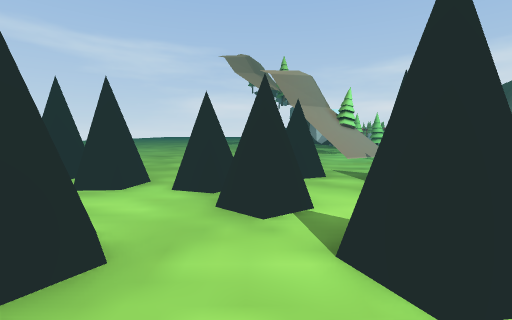
[1] (above)

24 first-person views from a walk through a Unity game level. The camera is 1.4 m above the floor, tilts 6° down and sees 90° across. The floor is counted in squares, 1 m on a side. Each view is taken from the middle of a square. On the plan, view 1 faces up. The plan holds only what a view shows up to about 13 squares ahead; the rest is blank. The place goes on beyond the plan. The player character is not drawn. Some animated figures are left out.

[2]
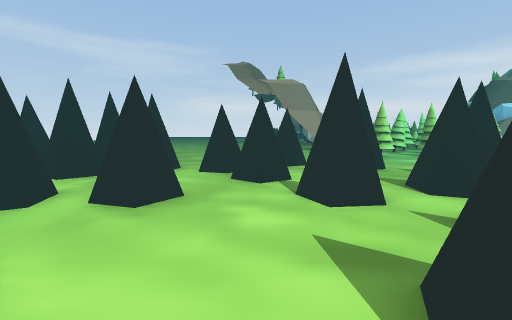

[3]
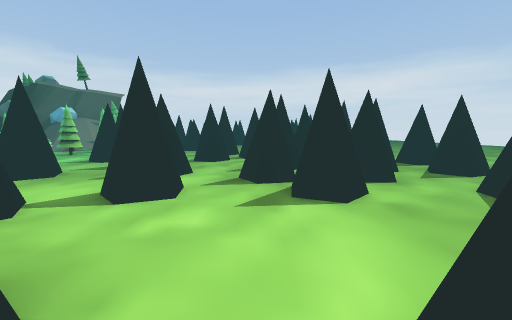

[4]
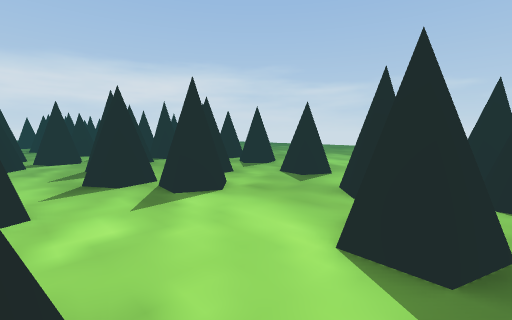

[5]
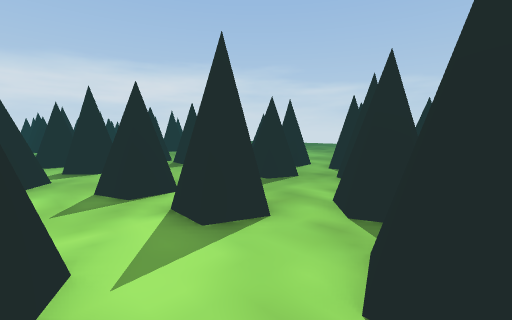

[6]
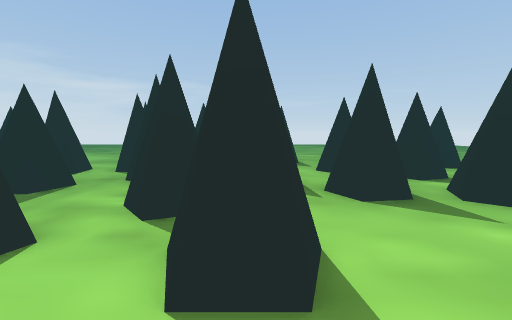

[7]
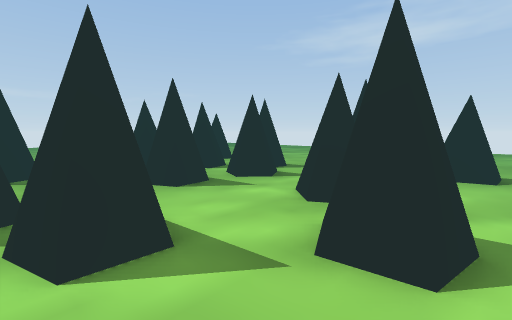

[8]
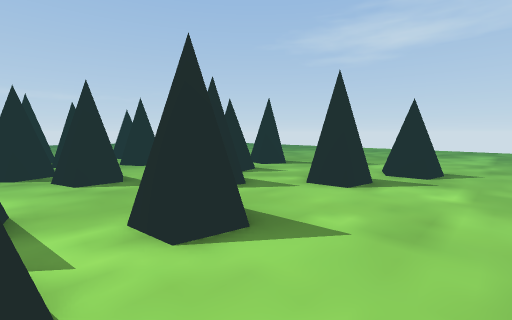

[9]
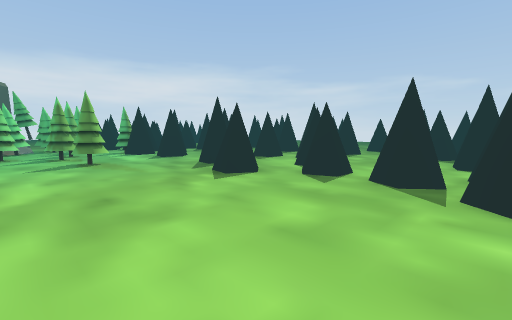

[10]
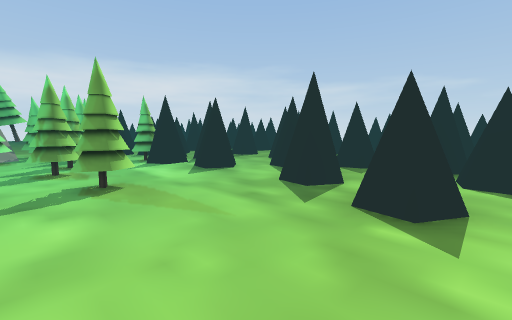

[11]
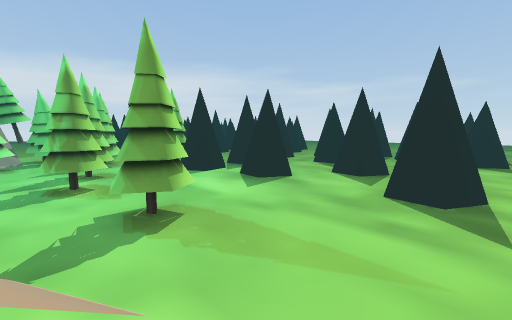

[12]
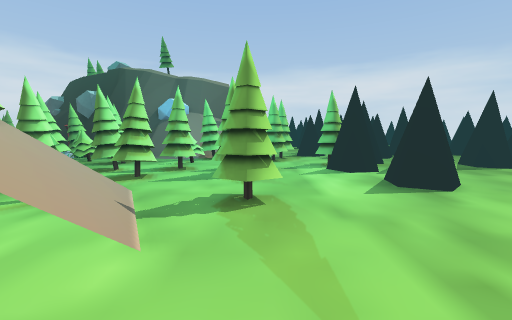

[13]
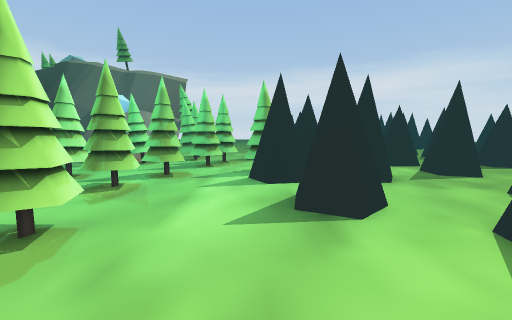

[14]
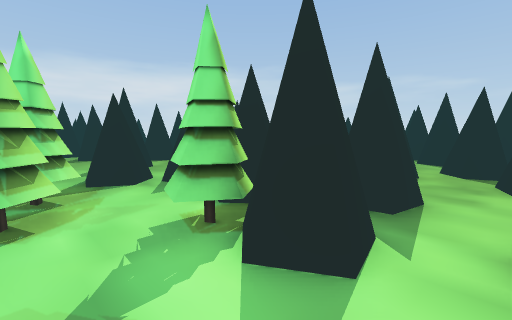

[15]
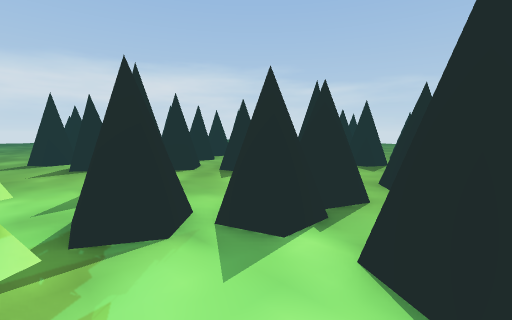

[16]
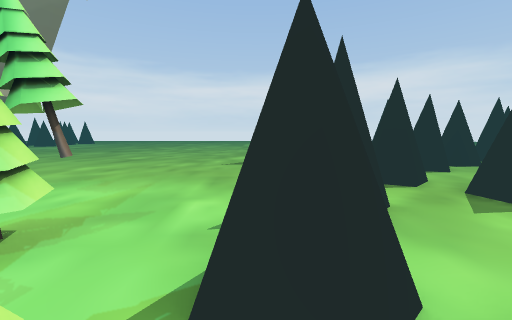

[17]
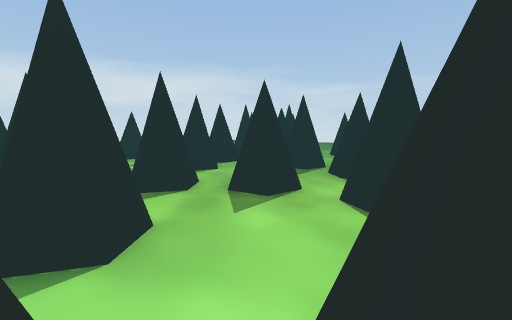

[18]
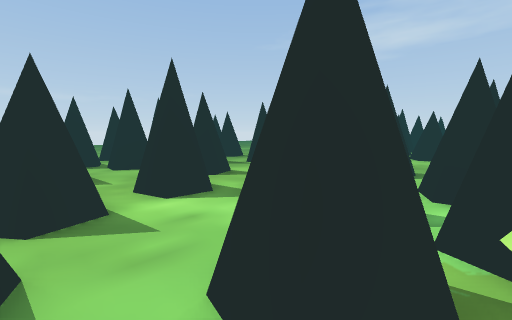

[19]
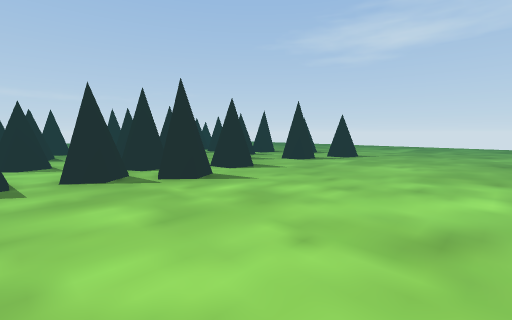

[20]
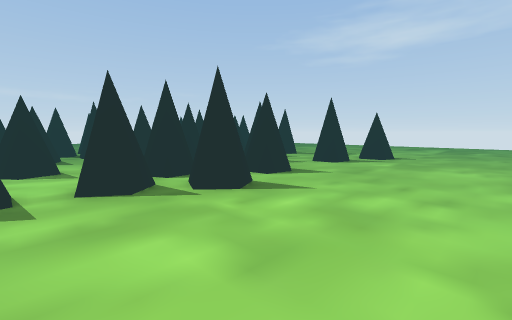

[21]
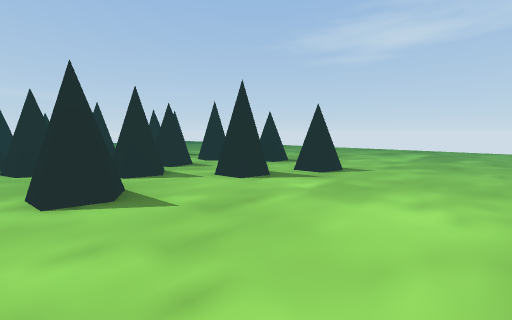

[22]
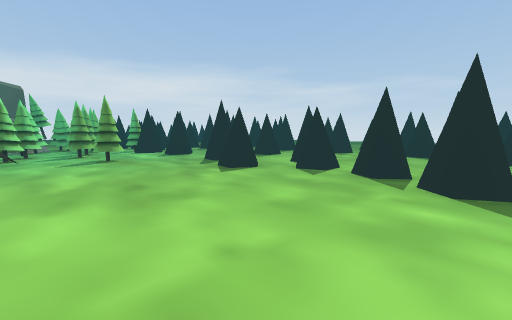

[23]
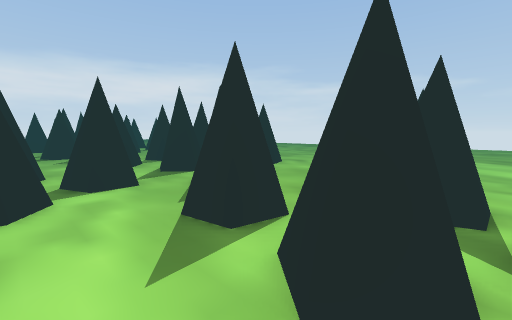

[24]
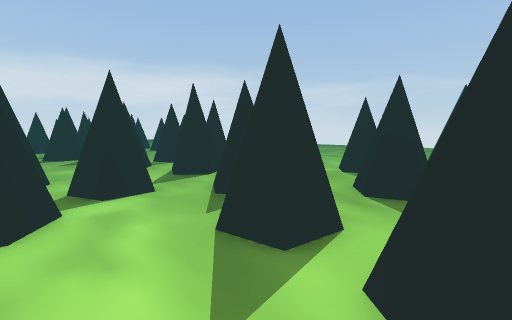

### Floor plan
Key: @ floor where view 1 was taken; # wall or solid block; x gap in a wall; . main floor; : floor 0.25 m higher than the main floor; + floor 0.5 m higher than the main floor; / step, stairs or slope; = window, fence, low wall or low ledge; T thing the floor can be seen under or through; P pine tree; O other object.
Columns run from 16 left of view 1 to 31 right of it. Each row starts with its distance up from view 1.
 16 ....................   //.PPP=P         ......
 15 .................... ////.P.PPPPP+     .......
 14 ....................#//.....P..PPP  # ........
 13 .......................PP.PPP ...PPPP.P.......
 12 .......................PP..PPP.PPPPPP.........
 11 ............................P.PPPP............
 10 ................................PP..............
  9 #........##......##.........#PP..=#.........##..
  8 #.##..##.##......##.##..=#.##PP...#..# ..##.##
  7 ..##..##...##x##....##...#x##=#xx#=..#   ##
  6 .........####.###..........=###..#......
  5 ....##...##.....#.....O#....#....#=....T#
  4 ..##............=.../O...............TTT.
  3 #.##...##....##..##./#...##....##.##.TT...
  2 #.....=##.##.##..##..=...##..#x# .  ..  ..#
  1  ...... ...............................  ..x.
  0 .##.... ##......@..##=....:#........##..  .##
 -1 ###.##. . ..##....###=##...=...#  ### .##  =
 -2   .. . #. ..##....# # ####.....#  #
 -3  ##  .  . ##.......T# ..##..##...
 -4   ###.  #  ##.#....T###=..# ### #
 -5     #.  #  ##.#......##...#  ## #
 -6     ..       ....##..=.....
 -7     .#      ##.... ..#x##..#
 -8              #.. . ..  ##=.#
 -9                  ....
-10                   ...
-11                    ..
-12                    ..
-13                    ..

Where each view was taken, in squares from view 1:
view 1: 0 up, 0 right, facing up
view 2: 3 down, 0 right, facing up
view 3: 0 up, 4 left, facing right
view 4: 2 up, 4 left, facing down-right
view 5: 5 up, 9 left, facing down-right
view 6: 5 up, 9 left, facing down
view 7: 6 up, 8 left, facing down-left
view 8: 11 up, 7 left, facing down-left
view 9: 15 up, 6 left, facing down-right
view 10: 14 up, 0 right, facing down-right
view 11: 14 up, 3 right, facing down-right
view 12: 12 up, 2 right, facing right
view 13: 9 up, 4 right, facing right
view 14: 11 up, 10 right, facing down-right
view 15: 10 up, 14 right, facing down-right
view 16: 9 up, 16 right, facing right
view 17: 8 up, 17 right, facing down-right
view 18: 8 up, 16 right, facing down-left
view 19: 16 up, 2 left, facing down-left
view 20: 14 up, 2 left, facing down-left
view 21: 14 up, 8 left, facing down-left
view 22: 16 up, 7 left, facing down-right
view 23: 2 up, 3 right, facing down-right
view 24: 2 up, 4 right, facing down-right
